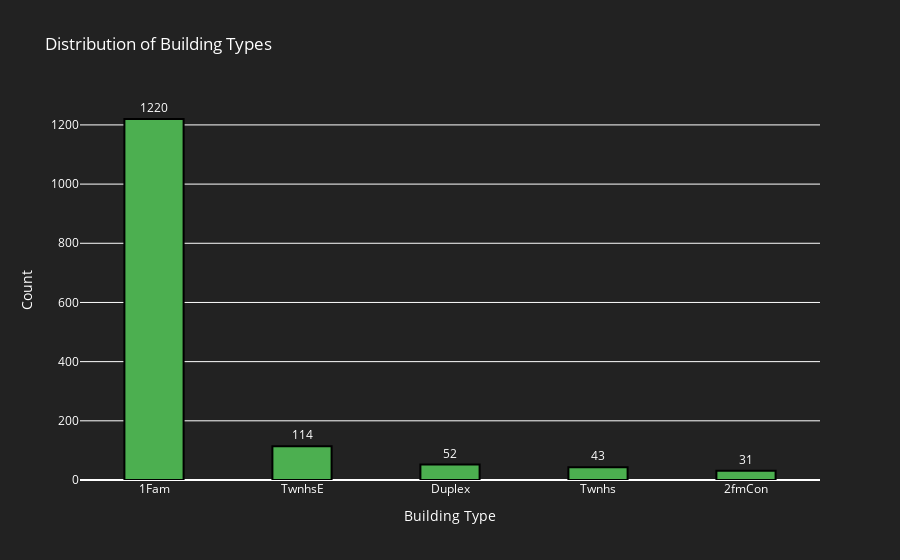
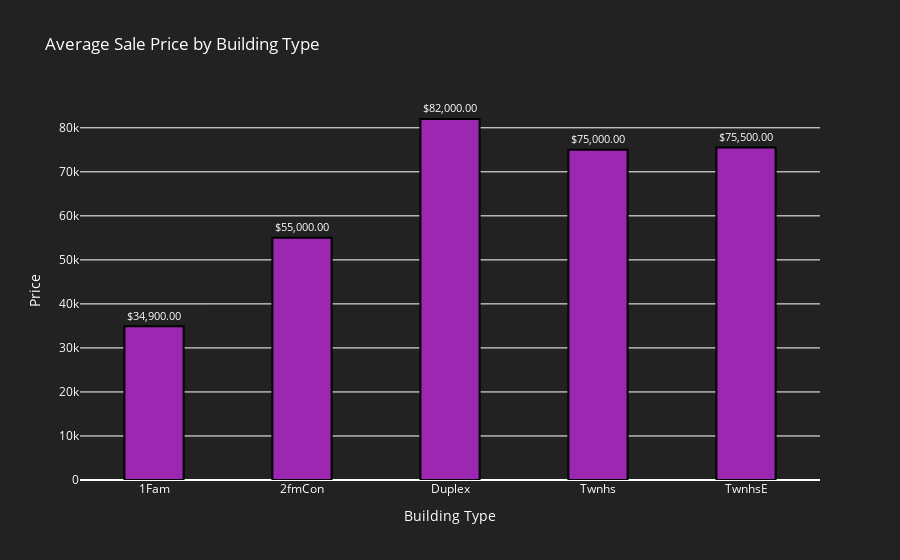

Write notebook code for charts like these, in order.
### Code cell
dwelling_types = df['BldgType'].value_counts()
dwelling_prices = df.groupby('BldgType')['SalePrice'].min()

# Format labels for the second graph
formatted_dwelling_prices = ['$' + f'{value:,.2f}' for value in dwelling_prices.values]
formatted_dwelling_prices 

# Create bar charts
fig1 = go.Figure(data=[go.Bar(
    x=dwelling_types.index,
    y=dwelling_types.values,
    marker_color='rgb(76, 175, 80)',
    text=dwelling_types.values,
    textposition='outside',
    width=0.4,
    marker=dict(line=dict(width=2, color='rgba(0,0,0,1)'), opacity=1)
)])
fig1.update_layout(
    title='Distribution of Building Types',
    xaxis_title='Building Type',
    yaxis_title='Count',
    plot_bgcolor='rgba(34, 34, 34, 1)',
    paper_bgcolor='rgba(34, 34, 34, 1)',
    font=dict(color='white')
)

fig2 = go.Figure(data=[go.Bar(
    x=dwelling_prices.index,
    y=dwelling_prices.values,
    marker_color='rgb(156, 39, 176)',
    text=formatted_dwelling_prices,
    textposition='outside',
    width=0.4,
    marker=dict(line=dict(width=2, color='rgba(0,0,0,1)'), opacity=1)
)])
fig2.update_layout(
    title='Average Sale Price by Building Type',
    xaxis_title='Building Type',
    yaxis_title='Price',
    plot_bgcolor='rgba(34, 34, 34, 1)',
    paper_bgcolor='rgba(34, 34, 34, 1)',
    font=dict(color='white')
)

# Show the figures
fig1.show()
fig2.show()

### Figure 1 — Plotly figure (JSON) as saved in the notebook; plotly's stock layout.template omitted (floating-point values rounded to 4 significant figures)
{"data": [{"marker": {"color": "rgb(76, 175, 80)", "line": {"color": "rgba(0,0,0,1)", "width": 2}, "opacity": 1}, "text": [1220, 114, 52, 43, 31], "textposition": "outside", "type": "bar", "width": 0.4, "x": ["1Fam", "TwnhsE", "Duplex", "Twnhs", "2fmCon"], "y": [1220, 114, 52, 43, 31]}], "layout": {"font": {"color": "white"}, "paper_bgcolor": "rgba(34, 34, 34, 1)", "plot_bgcolor": "rgba(34, 34, 34, 1)", "title": {"text": "Distribution of Building Types"}, "xaxis": {"title": {"text": "Building Type"}}, "yaxis": {"title": {"text": "Count"}}}}

### Figure 2 — Plotly figure (JSON) as saved in the notebook; plotly's stock layout.template omitted (floating-point values rounded to 4 significant figures)
{"data": [{"marker": {"color": "rgb(156, 39, 176)", "line": {"color": "rgba(0,0,0,1)", "width": 2}, "opacity": 1}, "text": ["$34,900.00", "$55,000.00", "$82,000.00", "$75,000.00", "$75,500.00"], "textposition": "outside", "type": "bar", "width": 0.4, "x": ["1Fam", "2fmCon", "Duplex", "Twnhs", "TwnhsE"], "y": [34900, 55000, 82000, 75000, 75500]}], "layout": {"font": {"color": "white"}, "paper_bgcolor": "rgba(34, 34, 34, 1)", "plot_bgcolor": "rgba(34, 34, 34, 1)", "title": {"text": "Average Sale Price by Building Type"}, "xaxis": {"title": {"text": "Building Type"}}, "yaxis": {"title": {"text": "Price"}}}}
